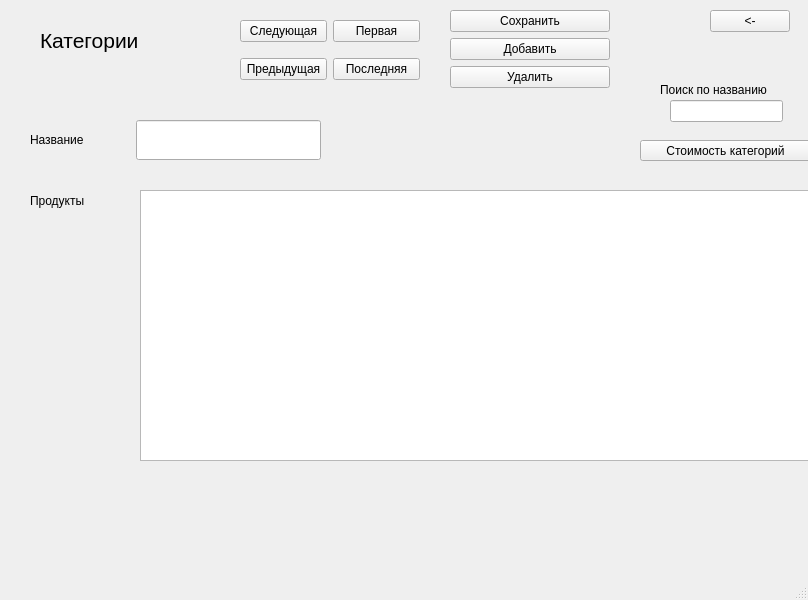
<?xml version="1.0" encoding="UTF-8"?>
<ui version="4.0">
 <class>MainWindow</class>
 <widget class="QMainWindow" name="MainWindow">
  <property name="geometry">
   <rect>
    <x>0</x>
    <y>0</y>
    <width>808</width>
    <height>600</height>
   </rect>
  </property>
  <property name="windowTitle">
   <string>Продукты</string>
  </property>
  <widget class="QWidget" name="centralwidget">
   <widget class="QPushButton" name="b_back">
    <property name="geometry">
     <rect>
      <x>710</x>
      <y>10</y>
      <width>80</width>
      <height>22</height>
     </rect>
    </property>
    <property name="text">
     <string>&lt;-</string>
    </property>
   </widget>
   <widget class="QWidget" name="gridLayoutWidget">
    <property name="geometry">
     <rect>
      <x>240</x>
      <y>10</y>
      <width>180</width>
      <height>80</height>
     </rect>
    </property>
    <layout class="QGridLayout" name="gridLayout">
     <item row="1" column="0">
      <widget class="QPushButton" name="b_prev">
       <property name="text">
        <string>Предыдущая</string>
       </property>
      </widget>
     </item>
     <item row="0" column="0">
      <widget class="QPushButton" name="b_next">
       <property name="text">
        <string>Следующая</string>
       </property>
      </widget>
     </item>
     <item row="0" column="1">
      <widget class="QPushButton" name="b_first">
       <property name="text">
        <string>Первая</string>
       </property>
      </widget>
     </item>
     <item row="1" column="1">
      <widget class="QPushButton" name="b_last">
       <property name="text">
        <string>Последняя</string>
       </property>
      </widget>
     </item>
    </layout>
   </widget>
   <widget class="QWidget" name="gridLayoutWidget_2">
    <property name="geometry">
     <rect>
      <x>450</x>
      <y>10</y>
      <width>160</width>
      <height>80</height>
     </rect>
    </property>
    <layout class="QGridLayout" name="gridLayout_2">
     <item row="0" column="0">
      <widget class="QPushButton" name="b_save">
       <property name="text">
        <string>Сохранить</string>
       </property>
      </widget>
     </item>
     <item row="1" column="0">
      <widget class="QPushButton" name="b_add">
       <property name="text">
        <string>Добавить</string>
       </property>
      </widget>
     </item>
     <item row="2" column="0">
      <widget class="QPushButton" name="b_delete">
       <property name="text">
        <string>Удалить</string>
       </property>
      </widget>
     </item>
    </layout>
   </widget>
   <widget class="QLabel" name="label">
    <property name="geometry">
     <rect>
      <x>40</x>
      <y>10</y>
      <width>141</width>
      <height>61</height>
     </rect>
    </property>
    <property name="font">
     <font>
      <pointsize>16</pointsize>
     </font>
    </property>
    <property name="text">
     <string>Категории</string>
    </property>
   </widget>
   <widget class="QWidget" name="gridLayoutWidget_3">
    <property name="geometry">
     <rect>
      <x>30</x>
      <y>100</y>
      <width>291</width>
      <height>81</height>
     </rect>
    </property>
    <layout class="QGridLayout" name="gridLayout_3">
     <item row="0" column="1">
      <widget class="QLineEdit" name="le_name">
       <property name="minimumSize">
        <size>
         <width>150</width>
         <height>40</height>
        </size>
       </property>
      </widget>
     </item>
     <item row="0" column="0">
      <widget class="QLabel" name="label_2">
       <property name="minimumSize">
        <size>
         <width>100</width>
         <height>0</height>
        </size>
       </property>
       <property name="text">
        <string>Название</string>
       </property>
      </widget>
     </item>
    </layout>
   </widget>
   <widget class="QTableView" name="tw">
    <property name="geometry">
     <rect>
      <x>140</x>
      <y>190</y>
      <width>671</width>
      <height>271</height>
     </rect>
    </property>
   </widget>
   <widget class="QLabel" name="label_3">
    <property name="geometry">
     <rect>
      <x>30</x>
      <y>190</y>
      <width>81</width>
      <height>21</height>
     </rect>
    </property>
    <property name="text">
     <string>Продукты</string>
    </property>
   </widget>
   <widget class="QPushButton" name="b_otchet">
    <property name="geometry">
     <rect>
      <x>640</x>
      <y>140</y>
      <width>171</width>
      <height>21</height>
     </rect>
    </property>
    <property name="text">
     <string>Стоимость категорий</string>
    </property>
   </widget>
   <widget class="QLineEdit" name="le_search">
    <property name="geometry">
     <rect>
      <x>670</x>
      <y>100</y>
      <width>113</width>
      <height>22</height>
     </rect>
    </property>
   </widget>
   <widget class="QLabel" name="label_4">
    <property name="geometry">
     <rect>
      <x>660</x>
      <y>80</y>
      <width>131</width>
      <height>20</height>
     </rect>
    </property>
    <property name="text">
     <string>Поиск по названию</string>
    </property>
   </widget>
  </widget>
  <widget class="QMenuBar" name="menubar">
   <property name="geometry">
    <rect>
     <x>0</x>
     <y>0</y>
     <width>808</width>
     <height>19</height>
    </rect>
   </property>
  </widget>
  <widget class="QStatusBar" name="statusbar"/>
 </widget>
 <resources/>
 <connections/>
</ui>
